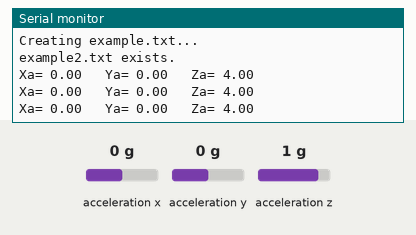
This sketch was run on a simulated Arduino Uno, built with avr-gcc and run on an emulated ATmega328P. On the bench: the last lines printed to the serial monitor. Wiring (inferred from the names in the program): ADXL345 accelerometer at I2C address 0x53. The inputs (shaded band) are chosen by the test bench; at power-on: acceleration x 0 g, acceleration y 0 g, acceleration z 1 g. The local clock reads 2024-03-15 10:24:30 at power-on unless the sketch sets it; storage starts empty.

Above: at 1.2 s.
1.3 s: acceleration x set to -1.4 g
At 2.0 s:
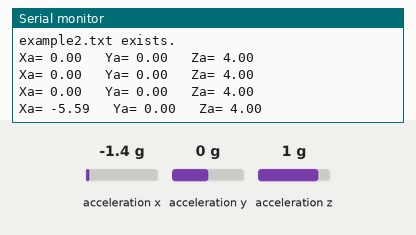
2.8 s: acceleration y set to -1.4 g
At 2.8 s:
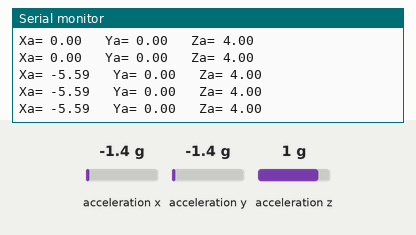
4.3 s: acceleration z set to -1.4 g
At 4.7 s:
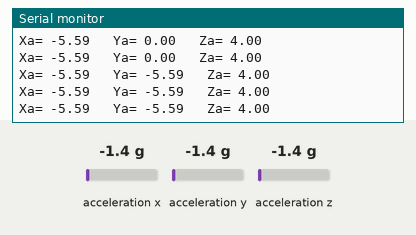
5.8 s: acceleration x set to 0 g
At 6.2 s:
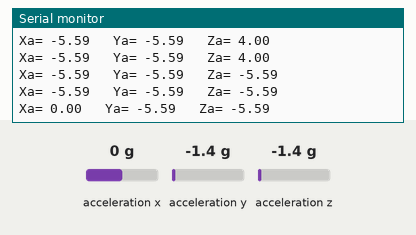

The sketch:

sketch_jan13a.ino
```cpp
#include <SPI.h>
#include <SD.h>
#include <Wire.h>  // Wire library - used for I2C communication
int ADXL345 = 0x53; // The ADXL345 sensor I2C address
float X_out, Y_out, Z_out;  // Outputs
#include "RTClib.h"
const int chipSelect = 10;
File myFile;
RTC_DS1307 rtc;
char daysOfTheWeek[7][21]={"Sunday","Monday","Tuesday","Wednesday","Thursday","Friday","Saturday"};
void setup() {
  Serial.begin(9600); // Initiate serial communication for printing the results on the Serial monitor
  Wire.begin(); // Initiate the Wire library
  // Set ADXL345 in measuring mode
  Wire.beginTransmission(ADXL345); // Start communicating with the device
  Wire.write(0x2D); // Access/ talk to POWER_CTL Register - 0x2D
  // Enable measurement
  Wire.write(8); // (8dec -> 0000 1000 binary) Bit D3 High for measuring enable
  Wire.endTransmission();
  delay(10);
Serial.print("Initializing SD card...");

  // see if the card is present and can be initialized:
  if (!SD.begin(chipSelect)) {
    Serial.println("Card failed, or not present");
    // don't do anything more:
    return;
  }
  Serial.println("card initialized.");
  if (SD.exists("example2.txt")) {
    Serial.println("example2.txt exists.");
  } else {
    Serial.println("example2.txt doesn't exist.");
  }
  Serial.println("Creating example.txt...");
  myFile = SD.open("example2.txt", FILE_WRITE);
  myFile.close();

  if (SD.exists("example2.txt")) {
    Serial.println("example2.txt exists.");
  } else {
    Serial.println("example2.txt doesn't exist.");
  }
}

void loop() {
DateTime now = rtc.now();
String dataString = "";
dataString += String(now.year(), DEC);
dataString += String('/');
dataString += String(now.month(), DEC);
dataString += String('/');
dataString += String(now.day(), DEC);
dataString += String("(");
dataString += String(daysOfTheWeek[now.dayOfTheWeek()]);
dataString += String(")");
dataString += String(now.hour(), DEC);
dataString += String(':');
dataString += String(now.minute(), DEC);
dataString += String(':');
dataString += String(now.second(), DEC);
dataString += String(" Response: ");
  // === Read acceleromter data === //
  Wire.beginTransmission(ADXL345);
  Wire.write(0x32); // Start with register 0x32 (ACCEL_XOUT_H)
  Wire.endTransmission(false);
  Wire.requestFrom(ADXL345, 6, true); // Read 6 registers total, each axis value is stored in 2 registers
  X_out = ( Wire.read()| Wire.read() << 8); // X-axis value
  X_out = X_out/64; //For a range of +-2g, we need to divide the raw values by 256, according to the datasheet
  Y_out = ( Wire.read()| Wire.read() << 8); // Y-axis value
  Y_out = Y_out/64;
  Z_out = ( Wire.read()| Wire.read() << 8); // Z-axis value
  Z_out = Z_out/64;
  Serial.print("Xa= ");
  Serial.print(X_out);
  Serial.print("   Ya= ");
  Serial.print(Y_out);
  Serial.print("   Za= ");
  Serial.println(Z_out);

  myFile = SD.open("example2.txt", FILE_WRITE);
    // if the file is available, write to it:
    if (myFile) {
      myFile.print(dataString);
      myFile.print(",");
      myFile.print(X_out);
      myFile.print(",");
      myFile.print(Y_out);
      myFile.print(",");
      myFile.println(Z_out);
      myFile.close();
  delay(500);
    }
}
```

Measured:
- after the input at 1.3 s, the serial monitor: prints a new line after 0.35 s (image 1)
- after the input at 5.8 s, the serial monitor: prints a new line at once (image 4)
